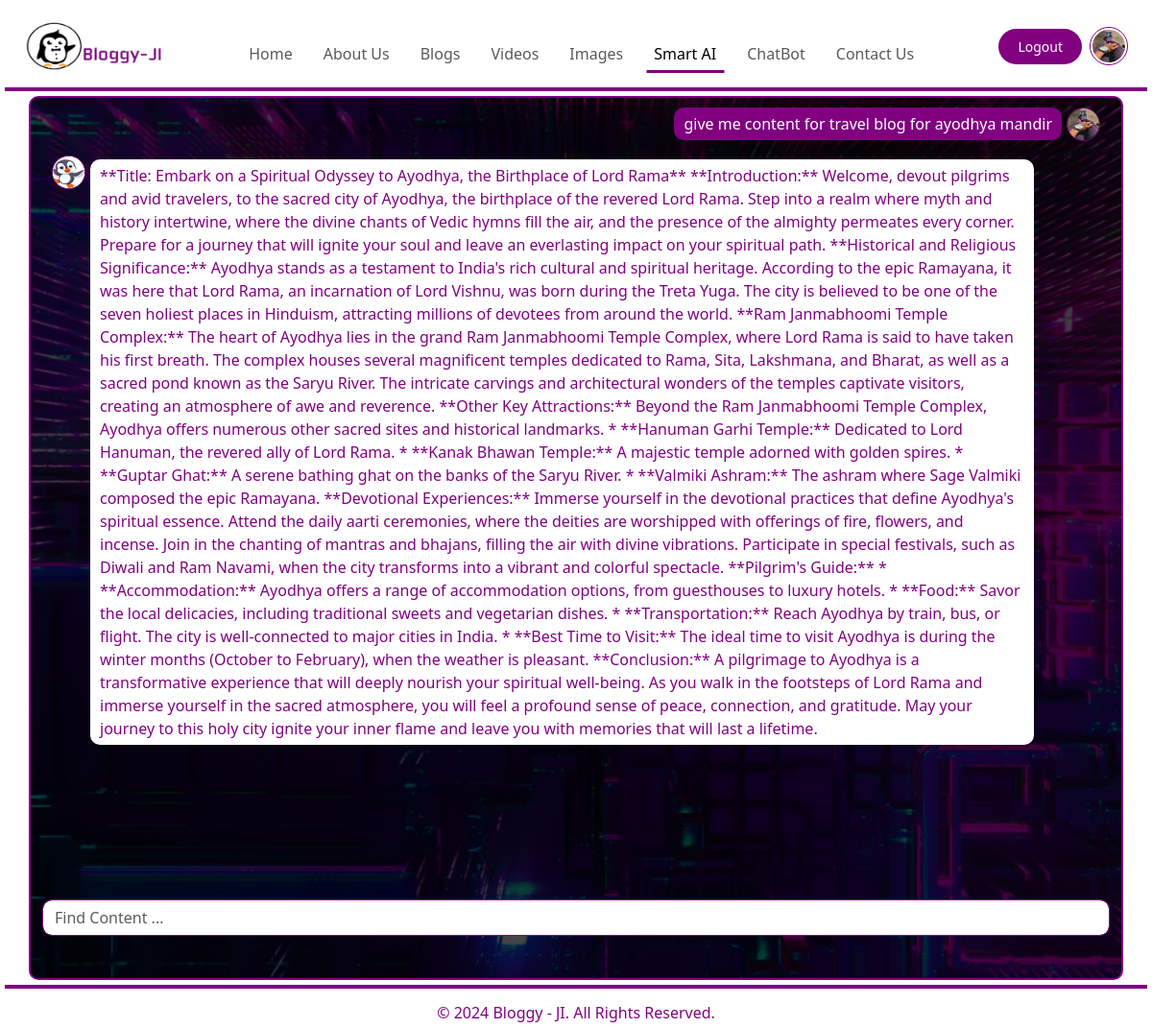
Page /Blog/FindContent/ (signed in) on the committed database.
### Profile/models.py (models this page shows, shortened)
class Profile(models.Model):
    p_id = models.AutoField(primary_key=True)
    user = models.OneToOneField(User, on_delete=models.CASCADE)
    photo = models.ImageField(upload_to='Profile_Photo/', default=True, null=True)
    bio = models.CharField(max_length=200)

### Blog/models.py (models this page shows, shortened)
class Content(models.Model):
    c_no = models.AutoField(primary_key=True)
    user = models.ForeignKey(User, on_delete=models.CASCADE)
    input = models.TextField()
    content = models.TextField()
    timestamp = models.DateTimeField(default=now)

### Blog/views.py (the view)
# urls.py: path('FindContent/', views.FindContent, name='FindContent'),
@login_required
def FindContent(request):
    user = request.user
    contents = Content.objects.filter(user=user)
    return render(request, 'blog/FindContent.html', {'contents': contents})

### templates/blog/FindContent.html (shortened to what this page needs)
{% extends 'base.html' %}
{% block smartaiactive %}active{% endblock %}
{% load static %}
{% block body %}
<link rel="stylesheet" href="{% static 'css/FindContent.css' %}">
<div class="container">
    <div id="content-container" class="content-container">
        {% for c in contents %}
        <div class="message">
            {% if request.user.is_authenticated %}
                <img src="{{ request.user.profile.photo.url }}" class="user-image"><div class="user-message">{{ c.input }}</div>
            {% else %}
                <img src="{% static 'img/profile.jpeg' %}" class="user-image"><div class="user-message">{{ c.input }}</div>
            {% endif %}
            <img src="{% static 'img/chatbot.webp' %}" class="ai-image img-fluid"><div class="ai-message">{{ c.content }}</div>
        </div>
        {% endfor %}
    </div>
    <div class="content-form">
        <form action="{% url 'generate_content' %}" method="post">
            <div class="input-group rounded">
                <input type="search" class="form-control" name="search" placeholder="Find Content ..." aria-label="Search"
                    aria-describedby="search-addon" autofocus required />
            </div>
        </form>
    </div>
</div>
{% endblock %}

### templates/base.html (shortened to what this page needs)
<html lang="en">
<head>
    {% load static %}
    <link rel="stylesheet" href="{% static 'css/Base_File.css' %}">
    <link rel="stylesheet" href="https://cdn.jsdelivr.net/npm/bootstrap@4.0.0/dist/css/bootstrap.min.css">
    <link href="https://cdn.jsdelivr.net/npm/bootstrap@5.3.2/dist/css/bootstrap.min.css" rel="stylesheet">
</head>
<body class="body">
    <nav class="navbar navbar-expand-lg fixed-top" style="background-color:white;">
    <div class="container-fluid">
        <a class="navbar-brand me-auto" href="{% url 'Home' %}">
            <img src="{% static 'img/logo1.png' %}" height="60px" width="170px">
        </a>
        <div class="offcanvas offcanvas-end" tabindex="-1" id="offcanvasNavbar" aria-labelledby="offcanvasNavbarLabel">
            <div class="offcanvas-body">
                <ul class="navbar-nav justify-content-center flex-grow-1 pe-3">
                    <li class="nav-item my">
                        <a class="nav-link mx-lg-2 {% block homeactive %}{% endblock %}" aria-current="page" href="{% url 'Home' %}">
                            Home
                        </a>
                    </li>
                    <li class="nav-item my">
                        <a class="nav-link mx-lg-2 {% block aboutactive %}{% endblock %}" href="{% url 'About' %}">
                            About Us
                        </a>
                    </li>
                    <li class="nav-item my">
                        <a class="nav-link mx-lg-2 {% block blogsactive %}{% endblock %}" href="{% url 'BlogHome' %}">Blogs</a>
                    </li>
                    <li class="nav-item my">
                        <a class="nav-link mx-lg-2 {% block videosactive %}{% endblock %}" href="{% url 'Video' %}">Videos</a>
                    </li>
                    <li class="nav-item my">
                        <a class="nav-link mx-lg-2 {% block imagesactive %}{% endblock %}" href="{% url 'Images' %}">Images</a>
                    </li>
                    {% if request.user.is_authenticated %}
                    <li class="nav-item my">
                        <a class="nav-link mx-lg-2 {% block smartaiactive %}{% endblock %}" href="{% url 'FindContent' %}">Smart AI</a>
                    </li>
                    {% endif %}
                    <li class="nav-item my">
                        <a class="nav-link mx-lg-2 {% block chatbotactive %}{% endblock %}" href="{% url 'ChatBot' %}">ChatBot</a>
                    </li>
                    <li class="nav-item my">
                        <a class="nav-link mx-lg-2 {% block contactactive %}{% endblock %}" href="{% url 'Contacts' %}">Contact Us</a>
                    </li>
                </ul>
            </div>
        </div>
        {% if request.user.is_authenticated %}
            <a href="{% url 'Logout' %}" class="logout-button" role="button">Logout</a>
                <a href="{% url 'Profile' %}"><img src="{{ request.user.profile.photo.url }}" height="40px" width="40px" class="rounded-circle  nav-item mx-2 img"></a>
        {% else %}
            <a href="{% url 'LoginForm' %}" class="login-button " role="button">Login</a>
            <a href="{% url 'RegistrationForm' %}" class="registration-button mx-2"  role="button">Registration</a>
        {% endif %}
    </div>
</nav>
        {% block body %}
        {% endblock body %}
        {% block footer %}
            <footer>
                <div>
                    <p>&copy; 2024 Bloggy - JI. All Rights Reserved.</p>
                </div>
            </footer>
        {% endblock footer %}
</body>
</html>

### static/css/Base_File.css (style rules this page uses)
.navbar { background-color: #fff; height: 90px; margin: 5px; padding: 0.5rem; border-bottom: 4px solid purple; }
.logout-button { background-color: #800080; color: #fff; font-size: 14px; padding: 8px 20px; border-radius: 50px; text-decoration: none; transition: 0.3s; }
.nav-link { color: purple; font-weight: 500; position: relative; }
.nav-link::before { content: ""; position: absolute; bottom: 0; left: 50%; transform: translateX(-50%); width: 0%; height: 3px; background-color: purple; color:purple; visibility: hidden; transition: 0.3s ease-in-out; }
.nav-link:hover::before, .nav-link.active::before { width: 100%; visibility: visible; color: purple; }
.img { border: 1px solid purple; padding: 2px; border-radius:20px; }
.my { margin-top: 15px; }
footer { background-color: white; color: white; text-align: center; border-top: 4px solid purple; margin: 5px; padding: 0.5rem; }
footer p { margin: 5px 0; color: purple; }

### static/css/FindContent.css (style rules this page uses)
.container { margin-top: 100px; width: 100%; height: 86%; border: 2px solid purple; border-radius: 10px; background: linear-gradient(rgba(0, 0, 0, 0.737),rgba(0, 0, 0, 0.729)),url('/static/img/bg.jpg')top/cover no-repeat fixed; }
.form-control { border: 2px solid purple; border-radius: 10px; }
.content-container { display: flex; flex-direction: column; padding: 10px; height: 90%; overflow-y: auto; overflow-y: scroll; scrollbar-width: none; -ms-overflow-style: none; }
.message { margin-bottom: 10px; display: inline-block; clear: both; }
.user-message { float: right; background-color: purple; color: white; padding: 5px 10px; border-radius: 10px; max-width: 90%; }
.ai-message { float: left; background-color: white; color: purple; padding: 5px 10px; border-radius: 10px; max-width: 90%; margin-top: 20px; }
.form-control { border: 1px solid purple; margin-top: 10px; }
.user-image { height: 35px; width: 35px; border-radius: 50%; float: right; margin-left: 5px; border:1px solid purple; }
.ai-image { height: 35px; width: 35px; border-radius: 50%; float: left; margin-right: 5px; border:1px solid purple; background-color: white; margin-top: 50px; }

### rows in the picture
Content: user.profile.photo (picture), input "give me content for travel blog for ayodhya mandir", content "**Title: Embark on a Spiritual Odyssey to Ayodhya, the Birthplace of Lord Rama** **Introduction:** Welcome, devout pilgrims and avid travelers, to the sacred city of Ayodhya, the birthplace of the revered Lord Rama. Step into a realm where myth and history intertwine, where the divine chants of Vedic hymns fill the air, and the presence of the almighty permeates every corner. Prepare for a journey that will ignite your soul and leave an everlasting impact on your spiritual path. **Historical and Religious Significance:** Ayodhya stands as a testament to India's rich cultural and spiritual heritage. According to the epic Ramayana, it was here that Lord Rama, an incarnation of Lord Vishnu,…"
